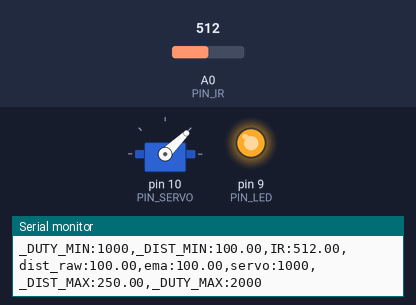
Recording of a sketch running on a simulated Arduino Uno, built with avr-gcc and run on an emulated ATmega328P. Parts: servo, output pins drawn as LEDs (lit = HIGH), the last lines printed to the serial monitor. The test bench sets the inputs (shaded band); at power-on: A0 (PIN_IR) = 512.

Above: at 1.2 s.
1.3 s: A0 (PIN_IR) set to 90
At 3.4 s:
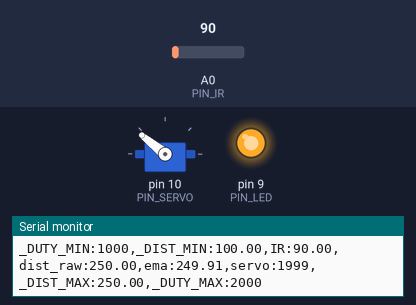
4.3 s: A0 (PIN_IR) set to 260
At 6.1 s:
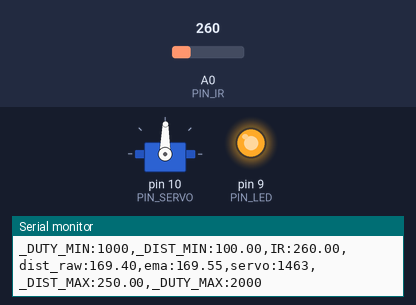
7.3 s: A0 (PIN_IR) set to 306
At 9.0 s:
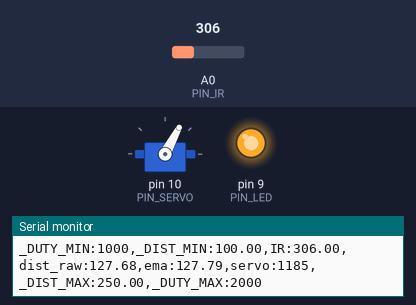
Timing chart, 0 to 10.5 s (numbered marks = the images above; inputs shaded):
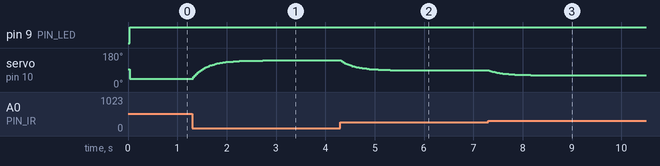

Measured:
- after the input at 1.3 s, servo on pin 10 (PIN_SERVO): moves from 44° to 141° over 1.4 s, starting at once
- after the input at 4.3 s, servo on pin 10 (PIN_SERVO): moves from 141° to 89° over 1.4 s, starting at once
- after the input at 7.3 s, servo on pin 10 (PIN_SERVO): moves from 89° to 62° over 1.2 s, starting at once

The sketch:

17_example_3.ino
```cpp
#include <Servo.h>

// === Arduino pin assignment ===
#define PIN_IR    A0        // IR sensor at Pin A0
#define PIN_LED   9         // LED pin
#define PIN_SERVO 10        // Servo pin

// === Servo duty range (microseconds) ===
#define _DUTY_MIN  1000     // servo full clockwise position (0 degree)
#define _DUTY_NEU  1500     // servo neutral position (90 degree)
#define _DUTY_MAX  2000     // servo full counter-clockwise position (180 degree)

// === Distance range (mm) ===
#define _DIST_MIN  100.0    // minimum distance 100mm
#define _DIST_MAX  250.0    // maximum distance 250mm

// === EMA filter and loop interval ===
#define EMA_ALPHA  0.1      // smoothing factor (0.1~0.3 적당)
#define LOOP_INTERVAL  30   // loop interval in msec (20ms 이상)

// === Global variables ===
Servo myservo;
unsigned long last_loop_time = 0;   // msec
float dist_ema = _DIST_MIN;

void setup() {
  pinMode(PIN_LED, OUTPUT);
  myservo.attach(PIN_SERVO);
  myservo.writeMicroseconds(_DUTY_NEU);
  Serial.begin(115200);    // 최대 시리얼 속도
}

void loop() {
  unsigned long time_curr = millis();
  if (time_curr < last_loop_time + LOOP_INTERVAL)
    return;
  last_loop_time = time_curr;

  // === Read IR sensor ===
  float a_value = analogRead(PIN_IR);
  float dist_raw = ((6762.0 / (a_value - 9.0)) - 4.0) * 10.0 - 60.0;  // 거리(mm)

  // === Range filter (10cm~25cm) ===
  if (dist_raw < _DIST_MIN) dist_raw = _DIST_MIN;
  if (dist_raw > _DIST_MAX) dist_raw = _DIST_MAX;

  // === LED control ===
  if (dist_raw >= _DIST_MIN && dist_raw <= _DIST_MAX)
    digitalWrite(PIN_LED, HIGH);
  else
    digitalWrite(PIN_LED, LOW);

  // === EMA filter ===
  dist_ema = (EMA_ALPHA * dist_raw) + ((1 - EMA_ALPHA) * dist_ema);

  // === Map distance to servo duty (직접 계산) ===
  int duty = _DUTY_MIN + (int)((dist_ema - _DIST_MIN) * (_DUTY_MAX - _DUTY_MIN) / (_DIST_MAX - _DIST_MIN));

  // === Servo control ===
  myservo.writeMicroseconds(duty);

  // === Serial output ===
  Serial.print("_DUTY_MIN:");  Serial.print(_DUTY_MIN);
  Serial.print(",_DIST_MIN:"); Serial.print(_DIST_MIN);
  Serial.print(",IR:");        Serial.print(a_value);
  Serial.print(",dist_raw:");  Serial.print(dist_raw);
  Serial.print(",ema:");       Serial.print(dist_ema);
  Serial.print(",servo:");     Serial.print(duty);
  Serial.print(",_DIST_MAX:"); Serial.print(_DIST_MAX);
  Serial.print(",_DUTY_MAX:"); Serial.print(_DUTY_MAX);
  Serial.println("");
}
```
